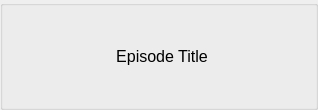
<?xml version="1.0" encoding="UTF-8"?>
<ui version="4.0">
 <class>EpisodeWidget</class>
 <widget class="QWidget" name="EpisodeWidget">
  <property name="geometry">
   <rect>
    <x>0</x>
    <y>0</y>
    <width>318</width>
    <height>110</height>
   </rect>
  </property>
  <property name="sizePolicy">
   <sizepolicy hsizetype="Preferred" vsizetype="Preferred">
    <horstretch>0</horstretch>
    <verstretch>0</verstretch>
   </sizepolicy>
  </property>
  <property name="minimumSize">
   <size>
    <width>0</width>
    <height>48</height>
   </size>
  </property>
  <property name="windowTitle">
   <string>EpisodeWidget</string>
  </property>
  <layout class="QVBoxLayout" name="verticalLayout">
   <property name="leftMargin">
    <number>0</number>
   </property>
   <property name="topMargin">
    <number>0</number>
   </property>
   <property name="rightMargin">
    <number>0</number>
   </property>
   <property name="bottomMargin">
    <number>0</number>
   </property>
   <item>
    <widget class="QGroupBox" name="groupBox">
     <property name="styleSheet">
      <string notr="true"/>
     </property>
     <property name="title">
      <string notr="true"/>
     </property>
     <property name="checkable">
      <bool>false</bool>
     </property>
     <property name="styleClass" stdset="0">
      <string/>
     </property>
     <layout class="QVBoxLayout" name="verticalLayout_2">
      <property name="spacing">
       <number>3</number>
      </property>
      <property name="leftMargin">
       <number>3</number>
      </property>
      <property name="topMargin">
       <number>3</number>
      </property>
      <property name="rightMargin">
       <number>3</number>
      </property>
      <property name="bottomMargin">
       <number>3</number>
      </property>
      <item>
       <layout class="QHBoxLayout" name="horizontalLayout">
        <item>
         <widget class="QWidget" name="iconWidget" native="true">
          <property name="sizePolicy">
           <sizepolicy hsizetype="Minimum" vsizetype="Minimum">
            <horstretch>0</horstretch>
            <verstretch>0</verstretch>
           </sizepolicy>
          </property>
          <layout class="QHBoxLayout" name="iconLayout">
           <property name="leftMargin">
            <number>0</number>
           </property>
           <property name="topMargin">
            <number>0</number>
           </property>
           <property name="rightMargin">
            <number>0</number>
           </property>
           <property name="bottomMargin">
            <number>0</number>
           </property>
          </layout>
         </widget>
        </item>
        <item>
         <layout class="QVBoxLayout" name="verticalLayout_3">
          <item>
           <widget class="QLabel" name="episodeTitle">
            <property name="sizePolicy">
             <sizepolicy hsizetype="MinimumExpanding" vsizetype="Preferred">
              <horstretch>0</horstretch>
              <verstretch>0</verstretch>
             </sizepolicy>
            </property>
            <property name="font">
             <font>
              <pointsize>12</pointsize>
             </font>
            </property>
            <property name="text">
             <string>Episode Title</string>
            </property>
            <property name="textFormat">
             <enum>Qt::RichText</enum>
            </property>
            <property name="alignment">
             <set>Qt::AlignCenter</set>
            </property>
            <property name="wordWrap">
             <bool>true</bool>
            </property>
            <property name="openExternalLinks">
             <bool>true</bool>
            </property>
            <property name="textInteractionFlags">
             <set>Qt::LinksAccessibleByMouse|Qt::TextSelectableByMouse</set>
            </property>
           </widget>
          </item>
         </layout>
        </item>
       </layout>
      </item>
      <item>
       <layout class="QGridLayout" name="gridLayout"/>
      </item>
     </layout>
    </widget>
   </item>
  </layout>
 </widget>
 <layoutdefault spacing="6" margin="11"/>
 <resources>
  <include location="../MainWindow.qrc"/>
 </resources>
 <connections/>
</ui>
